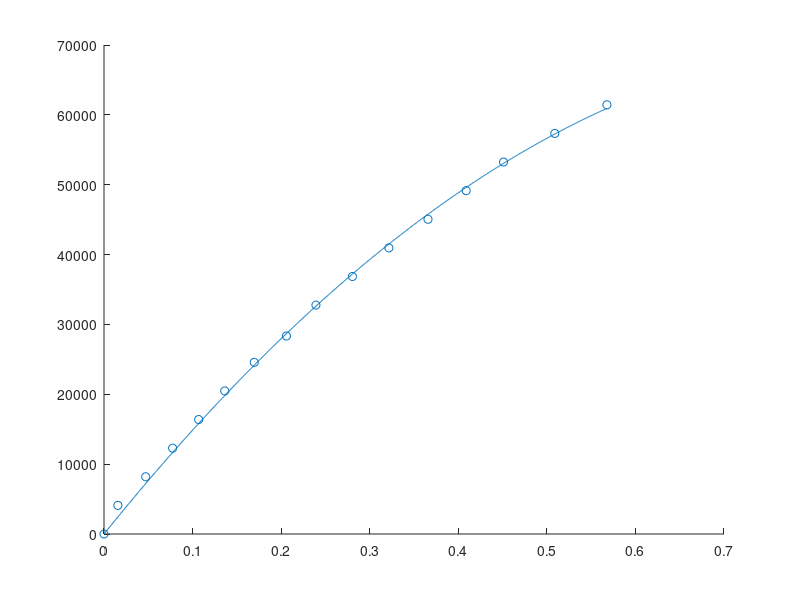

Source code (MATLAB):
data = [0.24 0.0	4.01	0	0;
0.37	1.6	3.98	6.25	4485;
0.56	4.8	3.95	12.5	7570;
0.75	7.9	3.92	18.75	9374;
0.94	10.9	3.88	25	10885;
1.15	13.9	3.84	31.25	12277;
1.37	17.3	3.80	37.5	13522;
1.59	21.0	3.76	43.25	14691;
1.83	24.4	3.71	50	15924;
2.11	28.6	3.67	56.25	17174;
2.39	32.8	3.65	62.5	18179;
2.71	37.3	3.62	68.75	19397;
3.06	41.7	3.56	75	20539;
3.46	46.0	3.48	81.25	21692;
3.88	51.9	3.40	87.5	22598;
4.44	57.9	3.30	93.75	23882];

thrust = data(:, 2) * 0.00980665; % gram-force to Newtons
pwm_int16 = data(:,4)*65535/1e2;

figure, scatter(thrust, pwm_int16)

coeff = [thrust.^2 thrust] \ pwm_int16;

thrusts = linspace(0, max(thrust), 1000);
hold on, plot(thrusts, thrusts.^2 * coeff(1) + thrusts * coeff(2))